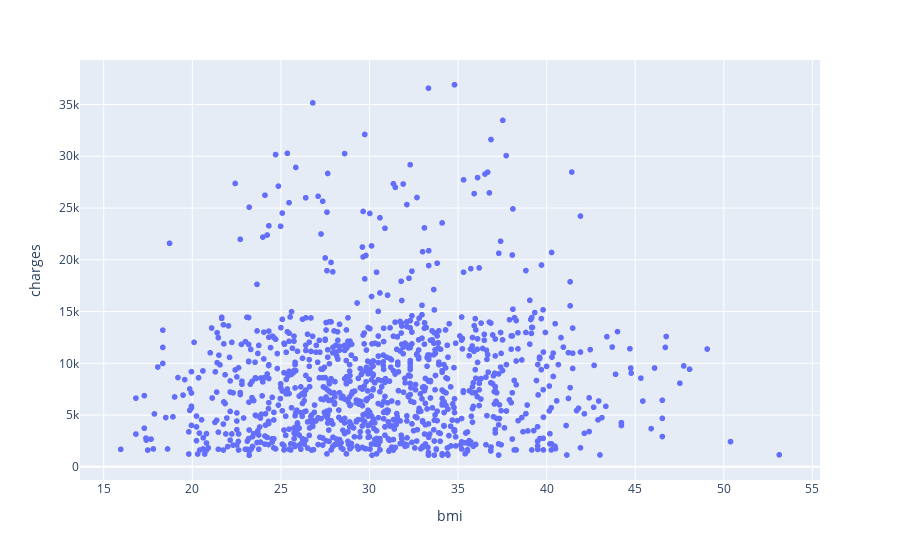

Notebook code cell kept with this figure:
### Code cell
fig=px.scatter(non_smoker_df,x='bmi',y='charges')
fig.show()

### Figure 1 — Plotly figure (JSON) as saved in the notebook; plotly's stock layout.template omitted (floating-point values rounded to 4 significant figures; data arrays with more than 128 entries replaced by an {"elided": "..."} marker saying what was removed)
{"data": [{"hovertemplate": "bmi=%{x}<br>charges=%{y}<extra></extra>", "legendgroup": "", "marker": {"color": "#636efa", "symbol": "circle"}, "mode": "markers", "name": "", "showlegend": false, "type": "scattergl", "x": {"elided": "1064 float values"}, "xaxis": "x", "y": {"elided": "1064 float values"}, "yaxis": "y"}], "layout": {"legend": {"tracegroupgap": 0}, "margin": {"t": 60}, "xaxis": {"anchor": "y", "domain": [0, 1], "title": {"text": "bmi"}}, "yaxis": {"anchor": "x", "domain": [0, 1], "title": {"text": "charges"}}}}
